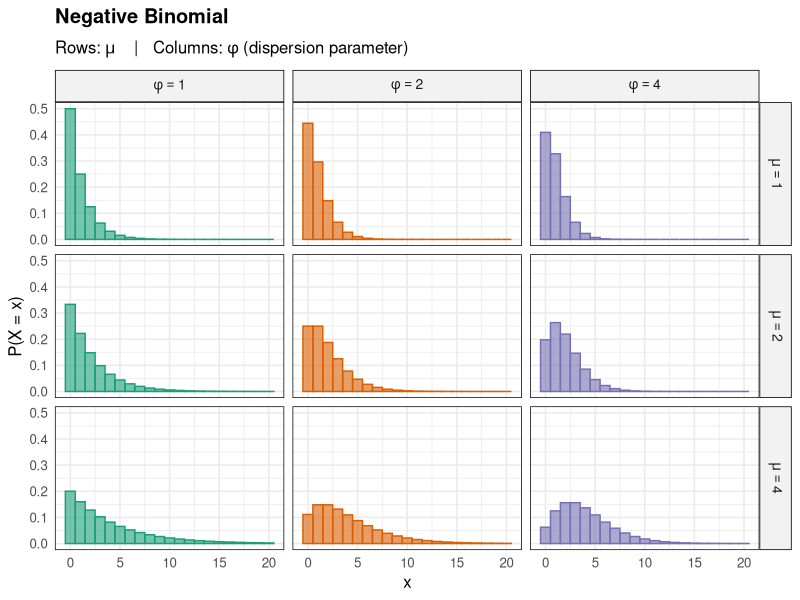

This chart was generated by the following R code: (Note: this script raises an error after producing the figure.)

library(ggplot2)
library(dplyr)
library(tidyr)

theme.component <- theme_minimal(base_size=12) +
  theme(
    plot.title    = element_text(face="bold"),
    strip.text    = element_text(face="bold", size=10),
    panel.border  = element_rect(fill=NA, linewidth=0.5),
    strip.background = element_rect(fill="grey95")
  )

lambda1 <- 0.15
rho0 <- 1/0.75
kappa0 <- 0.74
rho2 <- 1/6.25
kappa2 <- 2.43

###### NB distributions as a function of the parameters #######################
size.vals <- c(1, 2, 4)
mu.vals <- c(1, 2, 4)
NB.test.params <- expand.grid(x=0:20, size=size.vals, mu=mu.vals)

NB.plot.df <- NB.test.params |>
  mutate(
    density    = dnbinom(x, size=size, mu=mu),
    size_label = factor(paste0("phi==", size), levels=paste0("phi==", size.vals)),
    mu_label   = factor(paste0("mu==", mu), levels=paste0("mu==", mu.vals)),
  )

ggplot(NB.plot.df, aes(x=x, y=density, colour=factor(size), fill=factor(size))) +
  geom_col(width=1, alpha=0.6) +
  facet_grid(mu_label ~ size_label, labeller=label_parsed) +
  scale_colour_brewer(palette="Dark2", guide="none") +
  scale_fill_brewer(palette="Dark2", guide="none") +
  labs(
    title    = expression(bold("Negative Binomial")),
    subtitle = expression("Rows:" ~ mu ~ "   |   Columns:" ~ phi ~ "(dispersion parameter)"),
    x        = "x",
    y        = "P(X = x)"
  ) +
  theme.component

# Larger phi => less right-skewed
# Larger mu  => larger mean and variance

# To start, we will use M-2 ~ NB(phi=1, mu=1).
# We add 2 to the NB to get M since we always want M >= 2.



###### Sojourn time distributions as a function of M ##########################
M.vals <- 2:5
l2.vals <- c(2, 3, 4)
gamma.test.params <- expand.grid(x=seq(0.01, 5, by=0.01), M=M.vals, l2=l2.vals)

gamma.plot.df <- gamma.test.params |>
  mutate(
    density  = dgamma(x, shape=M, rate=l2),
    survival = pgamma(x, shape=M, rate=l2, lower.tail=F),
    hazard   = density / survival,
    M_label  = factor(paste0("M==", M), levels=paste0("M==", M.vals)),
    l2_label = factor(paste0("lambda[2]==", l2), levels=paste0("lambda[2]==", l2.vals)),
  )

# Plot sojourn distribution conditional on M
plot.sojourn.C <- function(out.col) {
  df <- plot.df
  col.idx <- which(names(df)==out.col)
  names(df)[col.idx] <- "y"
  
  if (out.col=="density") {
    y.fn <- "f"
  } else if (out.col=="hazard") {
    y.fn <- "h"
  } else if (out.col=="survival") {
    y.fn <- "1 - F"
  }
  
  ggplot(df, aes(x=x, y=y, colour=factor(M), fill=factor(M))) +
    geom_line(linewidth=0.8) +
    facet_grid(l2_label ~ M_label, labeller=label_parsed) +
    scale_colour_brewer(palette="Dark2", guide="none") +
    scale_fill_brewer(palette="Dark2", guide="none") +
    labs(
      title    = bquote(bold("Gamma" ~ .(out.col))),
      subtitle = expression("Rows: " * lambda[2] * " (rate)   |   Columns: " * M * " (shape)"),
      x        = "x",
      y        = paste0(y.fn, "(x)")
    ) +
    theme.component
}

plot.sojourn.C("density")
plot.sojourn.C("survival")
plot.sojourn.C("hazard")

# To start, we will use lambda2=2



###### Sojourn time distributions as a function of mu and phi #################
M.vals <- 1:100

# Plot sojourn distribution marginal over M
plot.sojourn.M <- function(lambda2, size.vals, mu.vals, max.x, target, out.col="density") {
  test.params <- expand.grid(x=seq(0.01, max.x, by=0.01), size=size.vals, mu=mu.vals)
  
  df <- test.params
  df <- cbind(df, t(sapply(1:nrow(df), function(r) {
    M.pmf <- dnbinom(M.vals-1, size=df$size[r], mu=df$mu[r])
    
    x <- df$x[r]
    dens <- dgamma(x, shape=M.vals, rate=lambda2)
    surv <- pgamma(x, shape=M.vals, rate=lambda2, lower.tail=F)
    
    t(M.pmf) %*% cbind(dens, surv, dens/surv)
  })))
  names(df)[4:6] <- c("density", "survival", "hazard")
  df <- df |>
    mutate(
      d10        = dweibull(x, shape=kappa0, scale=1/rho0),
      d12        = dweibull(x, shape=kappa2, scale=1/rho2),
      size_label = factor(paste0("phi==", size), levels=paste0("phi==", size.vals)),
      mu_label   = factor(paste0("mu==", mu), levels=paste0("mu==", mu.vals))
    )
  
  col.idx <- which(names(df)==out.col)
  names(df)[col.idx] <- "y"
  target.idx <- which(names(df)==target)
  names(df)[target.idx] <- "d"
  
  if (out.col=="density") {
    y.fn <- "f"
  } else if (out.col=="hazard") {
    y.fn <- "h"
  } else if (out.col=="survival") {
    y.fn <- "1 - F"
  }
  
  if (target=="none") {
    target_component <- geom_blank()
  } else {
    target_component <- geom_line(aes(y=d), colour="grey70", linetype="dashed", linewidth=0.6)
  }
  
  ggplot(df, aes(x=x, y=y, colour=factor(size), fill=factor(size))) +
    target_component +
    geom_line(linewidth=0.8) +
    facet_grid(mu_label ~ size_label, labeller=label_parsed) +
    scale_colour_brewer(palette="Dark2", guide="none") +
    scale_fill_brewer(palette="Dark2", guide="none") +
    labs(
      title    = bquote(bold("Gamma" ~ .(out.col) * ": rate" ~ lambda[2]==.(lambda2) ~
                               ", shape M ~ NB(" * mu * ", " * phi * ")+1")),
      x        = "x",
      y        = paste0(y.fn, "(x)")
    ) +
    theme.component
}

# Try to emulate 1->0 density
size.vals <- c(1, 5, 50)
mu.vals <- c(0.1, 0.54, 1)
plot.sojourn.M(lambda2=1.7, size.vals, mu.vals, max.x=5, "d10")
plot.sojourn.M(lambda2=1.7, size.vals, mu.vals, max.x=5, "none", "hazard")
plot.sojourn.M(lambda2=1.7, size.vals, mu.vals, max.x=5, "none", "survival")

# Try to emulate 1->2 density
size.vals <- c(1, 5, 20, 50)
mu.vals <- c(1, 2, 5, 8)
plot.sojourn.M(lambda2=1.6, size.vals, mu.vals, max.x=10, "d12")
plot.sojourn.M(lambda2=1.6, size.vals, mu.vals, max.x=10, "none", "hazard")
plot.sojourn.M(lambda2=1.6, size.vals, mu.vals, max.x=10, "none", "survival")



###### Expected sojourn time as a function of mu and phi ######################
M.vals <- 1:100

ES.fn <- function(lambda, phi, mu, squared=F) {
  M.pmf <- dnbinom(M.vals-1, size=phi, mu=mu)
  
  if (squared) {
    integrand <- Vectorize(function(x) {
      M.pmf %*% dgamma(x, shape=M.vals, rate=lambda) * x^2
    })
  } else {
    integrand <- Vectorize(function(x) {
      M.pmf %*% dgamma(x, shape=M.vals, rate=lambda) * x
      # M.pmf %*% pgamma(x, shape=M.vals, rate=lambda, lower.tail=F) # same
    })
  }
  integrate(integrand, 0, Inf)$value
}

VarS.fn <- function(lambda, phi, mu) {
  ES.fn(lambda, phi, mu, squared=T) - ES.fn(lambda, phi, mu, squared=F)^2
}

# Try to emulate 1->0 mean sojourn time
ES.fn(lambda=1.7, phi=5, mu=0.1)  # 0.647
ES.fn(lambda=1.7, phi=5, mu=0.5)  # 0.882
ES.fn(lambda=1.7, phi=5, mu=0.54) # 0.906
ES.fn(lambda=1.7, phi=1, mu=0.54) # 0.906
1/rho0 * gamma(1 + 1/kappa0)      # 0.903

# Try to emulate 1->2 mean sojourn time
ES.fn(lambda=1.5, phi=20, mu=8) # 6.000
ES.fn(lambda=1.6, phi=20, mu=8) # 5.625
1/rho2 * gamma(1 + 1/kappa2)    # 5.542

# Note: For fixed lambda and mu, phi does not affect the mean

# Try to emulate 1->0 variance of sojourn time
VarS.fn(lambda=1.7, phi=5, mu=0.1)                       # 0.416
VarS.fn(lambda=1.7, phi=5, mu=0.5)                       # 0.709
VarS.fn(lambda=1.7, phi=5, mu=0.54)                      # 0.740
VarS.fn(lambda=1.7, phi=1, mu=0.54)                      # 0.821
1/(rho0^2) * ( gamma(1+2/kappa0) - gamma(1+1/kappa0)^2 ) # 1.538

# Try to emulate 1->2 variance of sojourn time
VarS.fn(lambda=1.5, phi=20, mu=8)                        # 8.978
VarS.fn(lambda=1.6, phi=20, mu=8)                        # 7.891
VarS.fn(lambda=1.6, phi=50, mu=8)                        # 7.141; hard to estimate phi
1/(rho2^2) * ( gamma(1+2/kappa2) - gamma(1+1/kappa2)^2 ) # 5.917
